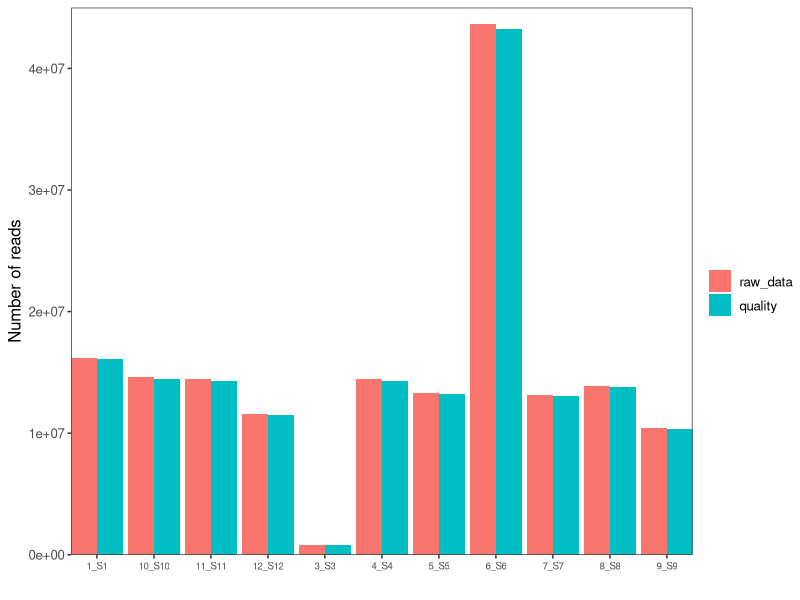
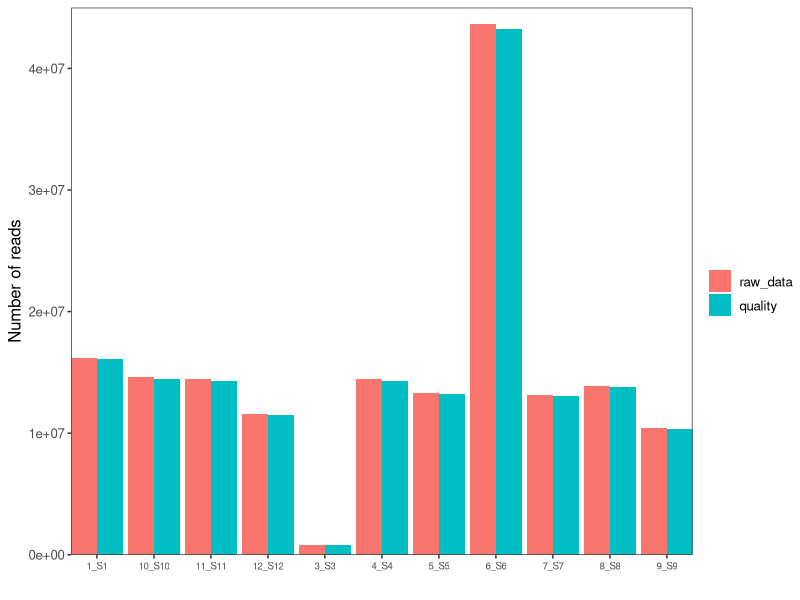

Generate these figures, in order, with R:
#!/usr/bin/env Rscript
## Purpose of script: read counts barplot
## Date created: 26.08.2020
## Author: luigui gallardo-becerra (bfllg77@gmail.com)
# Package installation
library(ggplot2)
library(ggpubr)
library(reshape)
# Input table
table <- read.table(file = "readcount_quality.txt",
    header = TRUE,
    sep = "\t")
table <- melt(table, id = c("sample"))
# Plot
table$variable <- factor(table$variable,
    levels = c("raw_data", "quality"))
barplot_qual_readcount <- ggplot(data = table) +
geom_col(aes(x = sample,
    y = value,
    fill = variable),
    position = 'dodge') +
labs(x = "",
    y = "Number of reads",
    fill = "") +
scale_x_discrete(expand = c(0, 0)) +
scale_y_continuous(expand = c(0, 0),
    limits  = c(0, 45000000)) +
theme_test() +
theme(text = element_text(size = 12),
    axis.text.x = element_text(size = 7,
        angle = 0))
#theme(legend.position = "none")
# Create .pdf
pdf(file = "barplot_qual_readcount.pdf", width = 7.5, height = 7.5)
print(barplot_qual_readcount)
dev.off()
# Create png
png(file = "barplot_qual_readcount.png", width = 500, height = 500)
print(barplot_qual_readcount)
dev.off()
